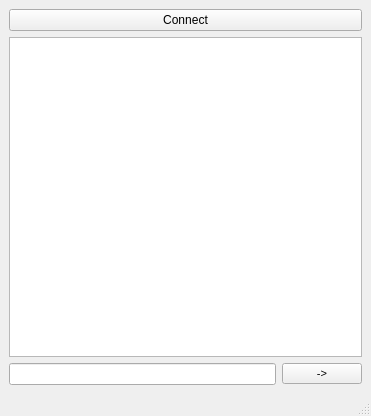
<?xml version="1.0" encoding="UTF-8"?>
<ui version="4.0">
 <class>MainWindow</class>
 <widget class="QMainWindow" name="MainWindow">
  <property name="geometry">
   <rect>
    <x>0</x>
    <y>0</y>
    <width>371</width>
    <height>416</height>
   </rect>
  </property>
  <property name="windowTitle">
   <string>MainWindow</string>
  </property>
  <widget class="QWidget" name="centralwidget">
   <layout class="QGridLayout" name="gridLayout">
    <item row="0" column="0" colspan="2">
     <widget class="QPushButton" name="pushButton">
      <property name="text">
       <string>Connect</string>
      </property>
     </widget>
    </item>
    <item row="1" column="0" colspan="2">
     <widget class="QTextBrowser" name="textBrowser"/>
    </item>
    <item row="2" column="0">
     <widget class="QLineEdit" name="lineEdit"/>
    </item>
    <item row="2" column="1">
     <widget class="QPushButton" name="pushButton_2">
      <property name="font">
       <font>
        <pointsize>8</pointsize>
        <weight>50</weight>
        <bold>false</bold>
       </font>
      </property>
      <property name="text">
       <string>-&gt;</string>
      </property>
     </widget>
    </item>
   </layout>
  </widget>
  <widget class="QMenuBar" name="menubar">
   <property name="geometry">
    <rect>
     <x>0</x>
     <y>0</y>
     <width>371</width>
     <height>26</height>
    </rect>
   </property>
  </widget>
  <widget class="QStatusBar" name="statusbar"/>
 </widget>
 <resources/>
 <connections/>
</ui>
